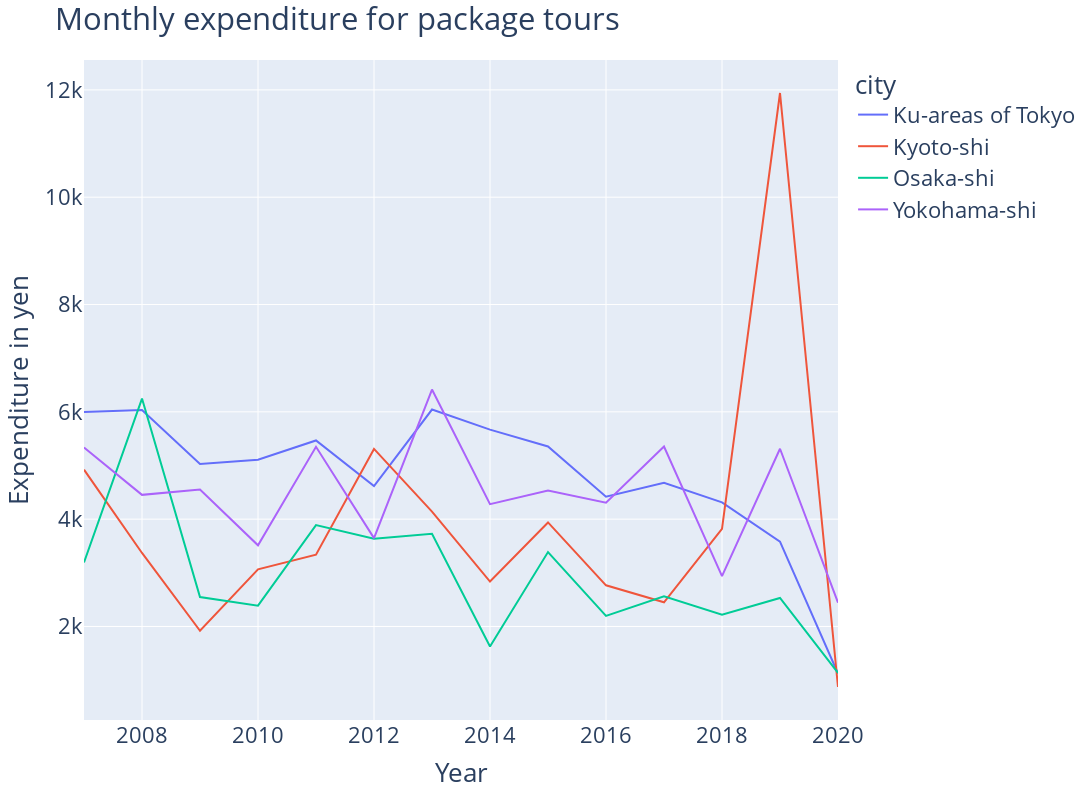

The notebook cell saved with this chart:
### Code cell
temp_df = df[(df["city"].isin(["Osaka-shi", "Ku-areas of Tokyo", "Yokohama-shi", "Kyoto-shi"])) & (df["variable"] == "Package tours")].sort_values(["year", "city"])

fig = px.line(temp_df, x="year", y="value", color='city')
fig.update_layout(height=800, width=1600, title_text="Monthly expenditure for package tours",  xaxis_title="Year", yaxis_title="Expenditure in yen", font=dict(size=22))

fig.show()

### Figure 1 — Plotly figure (JSON) as saved in the notebook; plotly's stock layout.template omitted (floating-point values rounded to 4 significant figures)
{"data": [{"hovertemplate": "city=Ku-areas of Tokyo<br>year=%{x}<br>value=%{y}<extra></extra>", "legendgroup": "Ku-areas of Tokyo", "line": {"color": "#636efa", "dash": "solid"}, "mode": "lines", "name": "Ku-areas of Tokyo", "orientation": "h", "showlegend": true, "type": "scatter", "x": [2007, 2008, 2009, 2010, 2011, 2012, 2013, 2014, 2015, 2016, 2017, 2018, 2019, 2020], "xaxis": "x", "y": [5998, 6035, 5030, 5106, 5467, 4618, 6043, 5669, 5355, 4417, 4678, 4312, 3580, 1124], "yaxis": "y"}, {"hovertemplate": "city=Kyoto-shi<br>year=%{x}<br>value=%{y}<extra></extra>", "legendgroup": "Kyoto-shi", "line": {"color": "#EF553B", "dash": "solid"}, "mode": "lines", "name": "Kyoto-shi", "orientation": "h", "showlegend": true, "type": "scatter", "x": [2007, 2008, 2009, 2010, 2011, 2012, 2013, 2014, 2015, 2016, 2017, 2018, 2019, 2020], "xaxis": "x", "y": [4923, 3370, 1920, 3064, 3337, 5309, 4140, 2837, 3939, 2767, 2450, 3821, 11942, 872], "yaxis": "y"}, {"hovertemplate": "city=Osaka-shi<br>year=%{x}<br>value=%{y}<extra></extra>", "legendgroup": "Osaka-shi", "line": {"color": "#00cc96", "dash": "solid"}, "mode": "lines", "name": "Osaka-shi", "orientation": "h", "showlegend": true, "type": "scatter", "x": [2007, 2008, 2009, 2010, 2011, 2012, 2013, 2014, 2015, 2016, 2017, 2018, 2019, 2020], "xaxis": "x", "y": [3192, 6247, 2548, 2388, 3889, 3634, 3729, 1626, 3386, 2198, 2563, 2219, 2532, 1134], "yaxis": "y"}, {"hovertemplate": "city=Yokohama-shi<br>year=%{x}<br>value=%{y}<extra></extra>", "legendgroup": "Yokohama-shi", "line": {"color": "#ab63fa", "dash": "solid"}, "mode": "lines", "name": "Yokohama-shi", "orientation": "h", "showlegend": true, "type": "scatter", "x": [2007, 2008, 2009, 2010, 2011, 2012, 2013, 2014, 2015, 2016, 2017, 2018, 2019, 2020], "xaxis": "x", "y": [5335, 4453, 4554, 3512, 5348, 3647, 6415, 4279, 4534, 4306, 5353, 2939, 5312, 2443], "yaxis": "y"}], "layout": {"font": {"size": 22}, "height": 800, "legend": {"title": {"text": "city"}, "tracegroupgap": 0}, "margin": {"t": 60}, "title": {"text": "Monthly expenditure for package tours"}, "width": 1600, "xaxis": {"anchor": "y", "domain": [0, 1], "title": {"text": "Year"}}, "yaxis": {"anchor": "x", "domain": [0, 1], "title": {"text": "Expenditure in yen"}}}}
